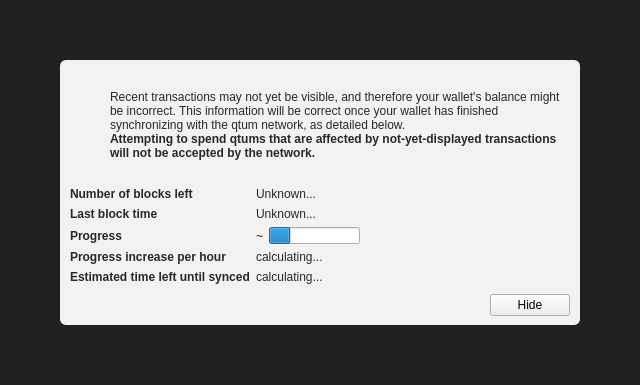
<?xml version="1.0" encoding="UTF-8"?>
<ui version="4.0">
 <class>ModalOverlay</class>
 <widget class="ModalOverlay" name="ModalOverlay">
  <property name="geometry">
   <rect>
    <x>0</x>
    <y>0</y>
    <width>640</width>
    <height>385</height>
   </rect>
  </property>
  <property name="windowTitle">
   <string>Form</string>
  </property>
  <layout class="QVBoxLayout" name="verticalLayout" stretch="0">
   <property name="sizeConstraint">
    <enum>QLayout::SetDefaultConstraint</enum>
   </property>
   <property name="leftMargin">
    <number>0</number>
   </property>
   <property name="topMargin">
    <number>0</number>
   </property>
   <property name="rightMargin">
    <number>0</number>
   </property>
   <property name="bottomMargin">
    <number>0</number>
   </property>
   <item>
    <widget class="QWidget" name="bgWidget" native="true">
     <property name="styleSheet">
      <string notr="true">#bgWidget { background: rgba(0,0,0,220); }</string>
     </property>
     <layout class="QVBoxLayout" name="verticalLayoutMain" stretch="1">
      <property name="leftMargin">
       <number>60</number>
      </property>
      <property name="topMargin">
       <number>60</number>
      </property>
      <property name="rightMargin">
       <number>60</number>
      </property>
      <property name="bottomMargin">
       <number>60</number>
      </property>
      <item>
       <widget class="QWidget" name="contentWidget" native="true">
        <property name="styleSheet">
         <string notr="true">#contentWidget { background: rgba(255,255,255,240); border-radius: 6px; }

QLabel { color: rgb(40,40,40);  }</string>
        </property>
        <layout class="QVBoxLayout" name="verticalLayoutSub" stretch="1,0,0,0">
         <property name="spacing">
          <number>0</number>
         </property>
         <property name="leftMargin">
          <number>10</number>
         </property>
         <property name="topMargin">
          <number>10</number>
         </property>
         <property name="rightMargin">
          <number>10</number>
         </property>
         <property name="bottomMargin">
          <number>10</number>
         </property>
         <item>
          <layout class="QHBoxLayout" name="horizontalLayoutIconText" stretch="0,1">
           <property name="topMargin">
            <number>20</number>
           </property>
           <item>
            <layout class="QVBoxLayout" name="verticalLayoutIcon">
             <property name="leftMargin">
              <number>0</number>
             </property>
             <item>
              <widget class="QPushButton" name="warningIcon">
               <property name="enabled">
                <bool>false</bool>
               </property>
               <property name="text">
                <string/>
               </property>
               <property name="icon">
                <iconset>
                 <normaloff>:/icons/warning</normaloff>
                 <disabledoff>:/icons/warning</disabledoff>:/icons/warning</iconset>
               </property>
               <property name="iconSize">
                <size>
                 <width>48</width>
                 <height>48</height>
                </size>
               </property>
               <property name="flat">
                <bool>true</bool>
               </property>
              </widget>
             </item>
             <item>
              <spacer name="verticalSpacerWarningIcon">
               <property name="orientation">
                <enum>Qt::Vertical</enum>
               </property>
               <property name="sizeHint" stdset="0">
                <size>
                 <width>20</width>
                 <height>40</height>
                </size>
               </property>
              </spacer>
             </item>
            </layout>
           </item>
           <item>
            <layout class="QVBoxLayout" name="verticalLayoutInfoText">
             <property name="leftMargin">
              <number>0</number>
             </property>
             <property name="topMargin">
              <number>0</number>
             </property>
             <item>
              <widget class="QLabel" name="infoText">
               <property name="text">
                <string>Recent transactions may not yet be visible, and therefore your wallet's balance might be incorrect. This information will be correct once your wallet has finished synchronizing with the qtum network, as detailed below.</string>
               </property>
               <property name="textFormat">
                <enum>Qt::RichText</enum>
               </property>
               <property name="wordWrap">
                <bool>true</bool>
               </property>
              </widget>
             </item>
             <item>
              <widget class="QLabel" name="infoTextStrong">
               <property name="font">
                <font>
                 <weight>75</weight>
                 <bold>true</bold>
                </font>
               </property>
               <property name="text">
                <string>Attempting to spend qtums that are affected by not-yet-displayed transactions will not be accepted by the network.</string>
               </property>
               <property name="textFormat">
                <enum>Qt::RichText</enum>
               </property>
               <property name="wordWrap">
                <bool>true</bool>
               </property>
              </widget>
             </item>
             <item>
              <spacer name="verticalSpacerInTextSpace">
               <property name="orientation">
                <enum>Qt::Vertical</enum>
               </property>
               <property name="sizeHint" stdset="0">
                <size>
                 <width>20</width>
                 <height>40</height>
                </size>
               </property>
              </spacer>
             </item>
            </layout>
           </item>
          </layout>
         </item>
         <item>
          <spacer name="verticalSpacerAfterText">
           <property name="orientation">
            <enum>Qt::Vertical</enum>
           </property>
           <property name="sizeHint" stdset="0">
            <size>
             <width>20</width>
             <height>40</height>
            </size>
           </property>
          </spacer>
         </item>
         <item>
          <layout class="QFormLayout" name="formLayout">
           <property name="fieldGrowthPolicy">
            <enum>QFormLayout::FieldsStayAtSizeHint</enum>
           </property>
           <property name="horizontalSpacing">
            <number>6</number>
           </property>
           <property name="verticalSpacing">
            <number>6</number>
           </property>
           <property name="topMargin">
            <number>10</number>
           </property>
           <item row="0" column="0">
            <widget class="QLabel" name="labelNumberOfBlocksLeft">
             <property name="font">
              <font>
               <weight>75</weight>
               <bold>true</bold>
              </font>
             </property>
             <property name="text">
              <string>Number of blocks left</string>
             </property>
            </widget>
           </item>
           <item row="0" column="1">
            <widget class="QLabel" name="numberOfBlocksLeft">
             <property name="text">
              <string>Unknown...</string>
             </property>
            </widget>
           </item>
           <item row="1" column="0">
            <widget class="QLabel" name="labelLastBlockTime">
             <property name="font">
              <font>
               <weight>75</weight>
               <bold>true</bold>
              </font>
             </property>
             <property name="text">
              <string>Last block time</string>
             </property>
            </widget>
           </item>
           <item row="1" column="1">
            <widget class="QLabel" name="newestBlockDate">
             <property name="sizePolicy">
              <sizepolicy hsizetype="Maximum" vsizetype="Preferred">
               <horstretch>0</horstretch>
               <verstretch>0</verstretch>
              </sizepolicy>
             </property>
             <property name="text">
              <string>Unknown...</string>
             </property>
            </widget>
           </item>
           <item row="2" column="0">
            <widget class="QLabel" name="labelSyncDone">
             <property name="font">
              <font>
               <weight>75</weight>
               <bold>true</bold>
              </font>
             </property>
             <property name="text">
              <string>Progress</string>
             </property>
            </widget>
           </item>
           <item row="2" column="1">
            <layout class="QHBoxLayout" name="horizontalLayoutSync" stretch="0,1">
             <item>
              <widget class="QLabel" name="percentageProgress">
               <property name="text">
                <string notr="true">~</string>
               </property>
              </widget>
             </item>
             <item>
              <widget class="QProgressBar" name="progressBar">
               <property name="value">
                <number>24</number>
               </property>
               <property name="format">
                <string/>
               </property>
              </widget>
             </item>
            </layout>
           </item>
           <item row="4" column="0">
            <widget class="QLabel" name="labelProgressIncrease">
             <property name="font">
              <font>
               <weight>75</weight>
               <bold>true</bold>
              </font>
             </property>
             <property name="text">
              <string>Progress increase per hour</string>
             </property>
            </widget>
           </item>
           <item row="4" column="1">
            <widget class="QLabel" name="progressIncreasePerH">
             <property name="text">
              <string>calculating...</string>
             </property>
            </widget>
           </item>
           <item row="5" column="0">
            <widget class="QLabel" name="labelEstimatedTimeLeft">
             <property name="font">
              <font>
               <weight>75</weight>
               <bold>true</bold>
              </font>
             </property>
             <property name="text">
              <string>Estimated time left until synced</string>
             </property>
            </widget>
           </item>
           <item row="5" column="1">
            <widget class="QLabel" name="expectedTimeLeft">
             <property name="text">
              <string>calculating...</string>
             </property>
            </widget>
           </item>
          </layout>
         </item>
         <item>
          <layout class="QHBoxLayout" name="horizontalLayoutButtons">
           <property name="leftMargin">
            <number>10</number>
           </property>
           <property name="topMargin">
            <number>10</number>
           </property>
           <item>
            <spacer name="horizontalSpacer">
             <property name="orientation">
              <enum>Qt::Horizontal</enum>
             </property>
             <property name="sizeHint" stdset="0">
              <size>
               <width>40</width>
               <height>20</height>
              </size>
             </property>
            </spacer>
           </item>
           <item>
            <widget class="QPushButton" name="closeButton">
             <property name="text">
              <string>Hide</string>
             </property>
            </widget>
           </item>
          </layout>
         </item>
        </layout>
       </widget>
      </item>
     </layout>
    </widget>
   </item>
  </layout>
 </widget>
 <customwidgets>
  <customwidget>
   <class>ModalOverlay</class>
   <extends>QWidget</extends>
   <header>modaloverlay.h</header>
   <container>1</container>
  </customwidget>
 </customwidgets>
 <resources/>
 <connections/>
</ui>
